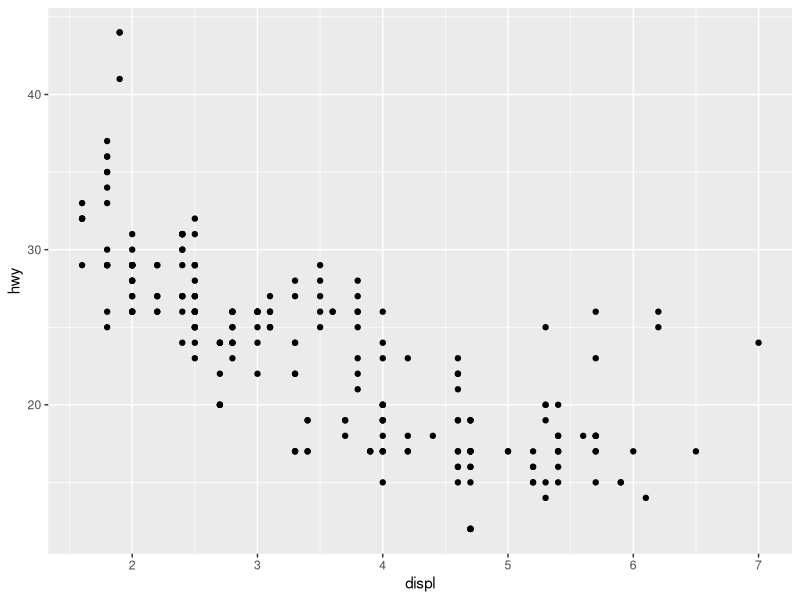
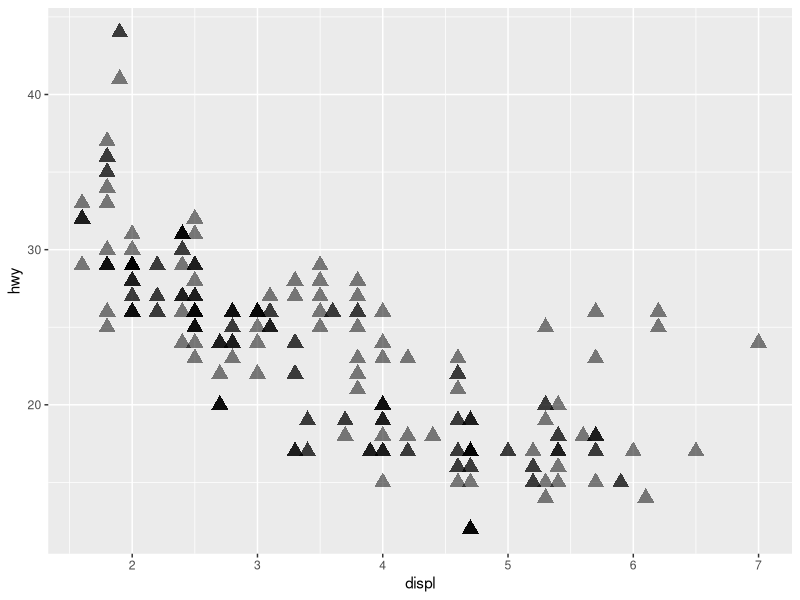
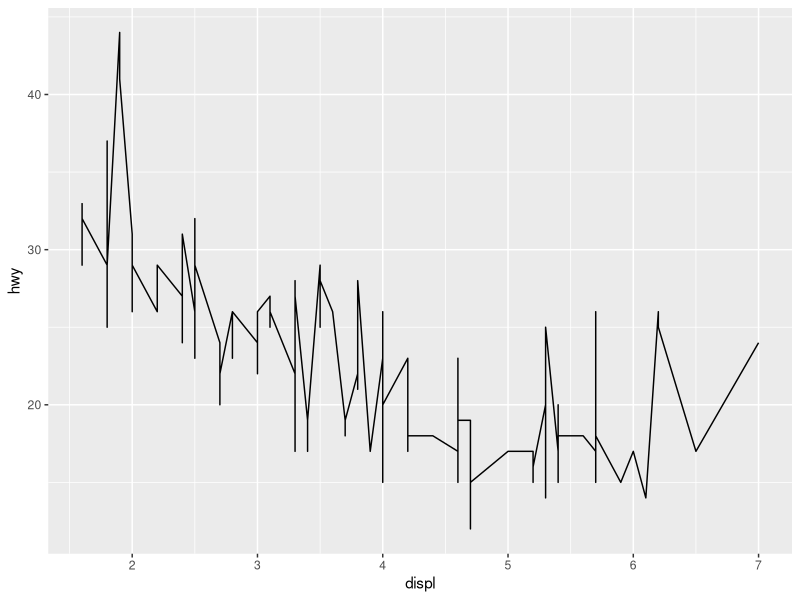
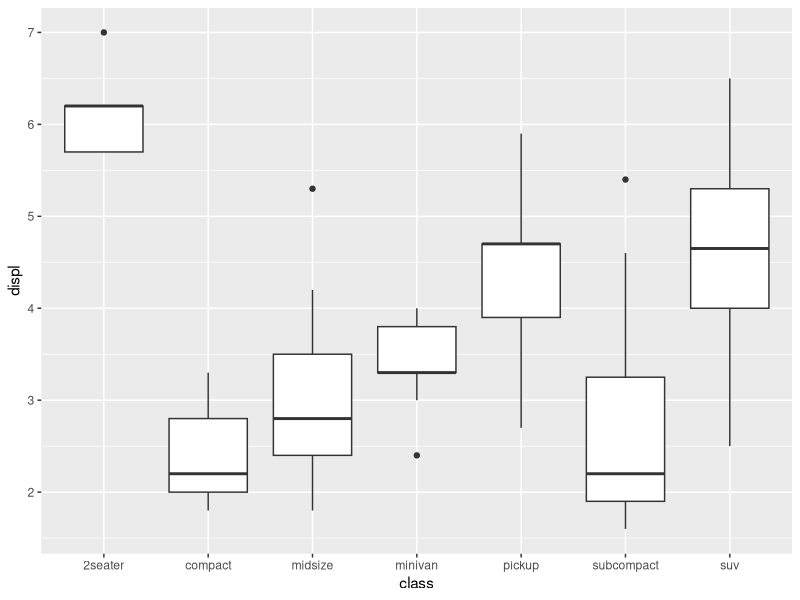
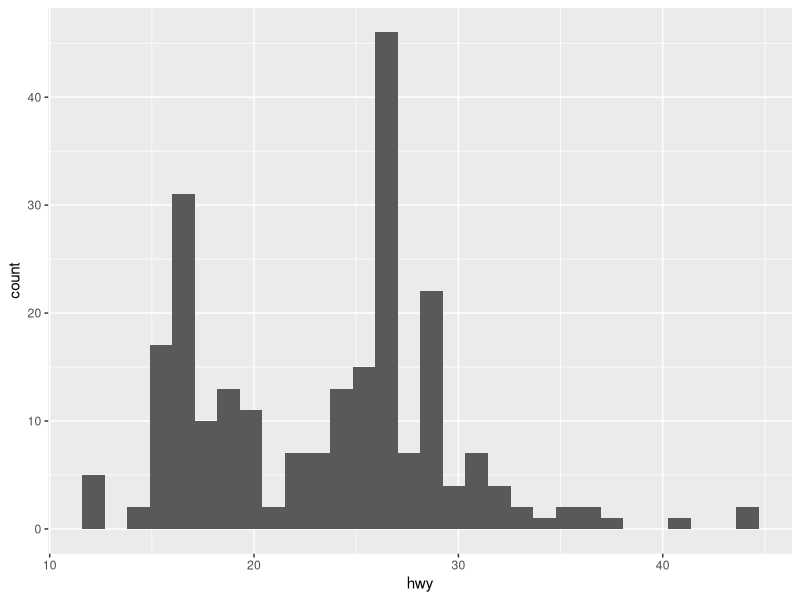
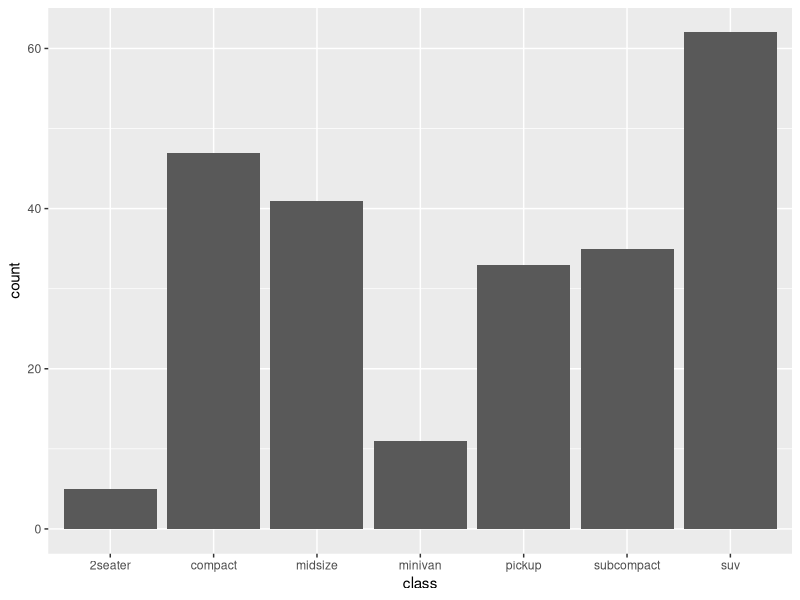
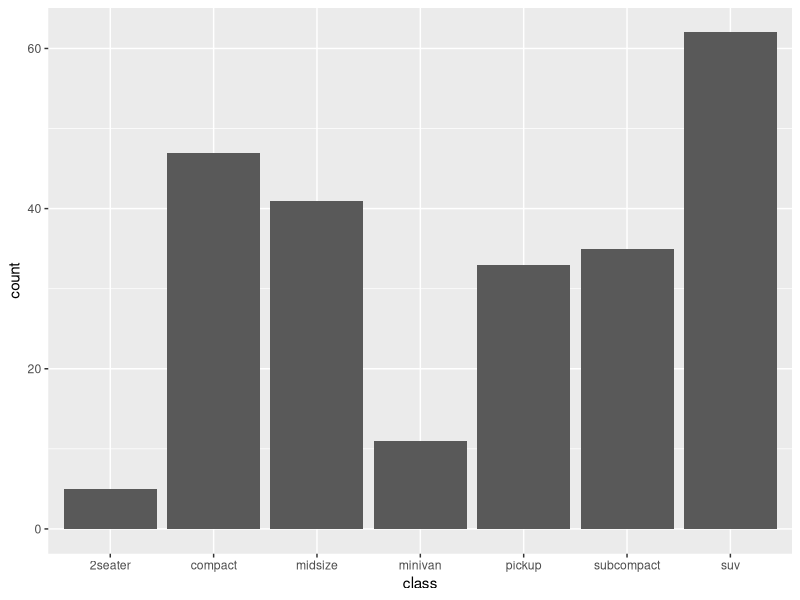
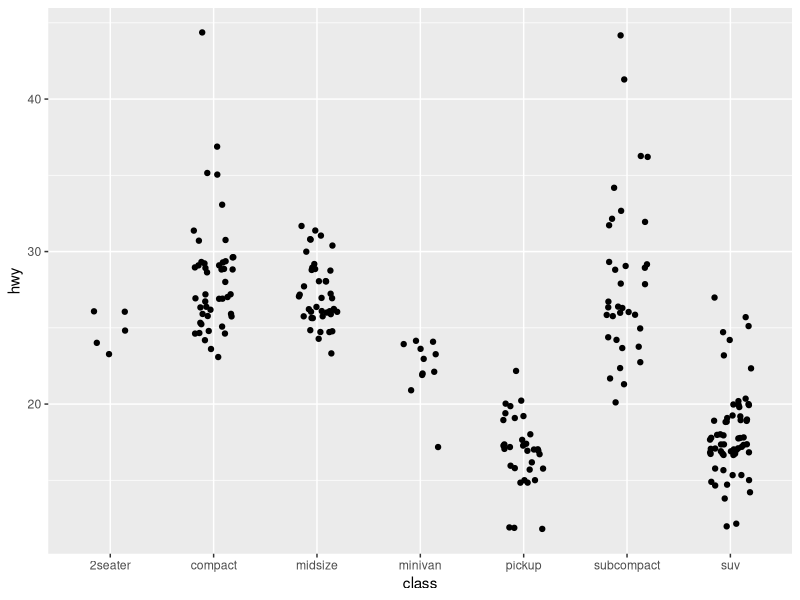

The R source for these figures, in order:
## ---- chunk 1
knitr::opts_chunk$set(echo = TRUE)
## ---- chunk 2
library(tidyverse)
## ---- chunk 3
ggplot(mpg) + 
  geom_point(aes(x = displ, y = hwy))
## ---- chunk 4
ggplot(mpg) + 
  geom_point(aes(x = displ, y = hwy), shape="triangle", size=4, alpha=0.5)
## ---- chunk 5
ggplot(data=mpg)+
  geom_line(aes(x=displ, y=hwy))
ggplot(data=mpg)+
  geom_boxplot(aes(x=class, y=displ))
ggplot(data=mpg)+
  geom_histogram(aes(x=hwy))
## ---- chunk 6
ggplot(mpg) + 
  geom_bar(aes(x = class))
## ---- chunk 7
ggplot(mpg) + 
  stat_count(aes(x = class))
## ---- chunk 8
ggplot(mpg) + 
  geom_jitter(aes(x = class, y = hwy), width = 0.2)
## ---- chunk 9
ggplot(mpg, aes(x=class, y=hwy)) + 
  geom_jitter(width = 0.2)+
  stat_summary(geom = "point", fun="mean", color="red")
## ---- chunk 10
p1<- ggplot(data = diamonds) + 
  geom_bar(mapping = aes(x = cut, y = after_stat(prop)))

p2<-ggplot(data = diamonds) + 
  geom_bar(mapping = aes(x = cut, fill = color, y = after_stat(prop)))

p1
p2
## ---- chunk 11
p1_new<- ggplot(data = diamonds) + 
  geom_bar(mapping = aes(x = cut, y = after_stat(prop), group=1))

p2_new<-ggplot(data = diamonds) + 
  geom_bar(mapping = aes(x = cut, fill = color, y = ..count.. / sum(..count..)))

p1_new
p2_new
## ---- chunk 12
ggplot(data = mpg, mapping = aes(x = cty, y = hwy)) + 
  geom_point( )
## ---- chunk 13
ggplot(data = mpg, mapping = aes(x = cty, y = hwy)) + 
  geom_point(position="jitter" )
## ---- chunk 14
ggplot(mpg) + 
  geom_point(aes(x = displ, y = hwy, colour = class)) + 
  scale_colour_brewer(type = 'qual')
## ---- chunk 15
data("mpg")
ggplot(mpg) + 
  geom_point(aes(x = displ, y = hwy, colour = class)) + 
  scale_colour_brewer(type = 'qual', palette = "Set1")
## ---- chunk 16
ggplot(mpg) + 
  geom_point(aes(x = displ, y = hwy, colour = class)) + 
  scale_colour_brewer(type = 'qual')
## ---- chunk 17
ggplot(mpg) + 
  geom_point(aes(x = displ, y = hwy, colour = class, size=cyl)) + 
  scale_colour_brewer(type = 'qual') +
  scale_size(breaks = c(4, 5, 6, 8))
## ---- chunk 18
ggplot(mpg) + 
  geom_point(aes(x = displ, y = hwy, colour = class, size=cyl)) + 
  scale_colour_brewer(type = 'qual') +
  scale_size_area(breaks = c(4, 5, 6, 8))
## ---- chunk 19
ggplot(mpg) + 
  geom_point(aes(x = displ, y = hwy, colour = class, size = cty))
## ---- chunk 20
ggplot(mpg) + 
  geom_point(aes(x = displ, y = hwy, colour = cty, size = cty))
## ---- chunk 21
ggplot(mpg) + 
  geom_point(aes(x = displ, y = hwy, colour = cty, size = cty))+
  guides(color="legend")
## ---- chunk 22
ggplot(mpg) + 
  geom_point(aes(x = displ, y = hwy)) + 
  facet_wrap(~ drv)
## ---- chunk 23
ggplot(mpg) + 
  geom_point(aes(x = displ, y = hwy)) + 
  facet_wrap(~ drv, scales="free_y")
## ---- chunk 24
ggplot(mpg) + 
  geom_bar(aes(y = manufacturer)) + 
  facet_grid(class ~ .)
## ---- chunk 25
data("mpg")
ggplot(mpg) + 
  geom_bar(aes(y = manufacturer)) + 
  facet_grid(class ~ ., space = "free_y", scales = "free_y")
